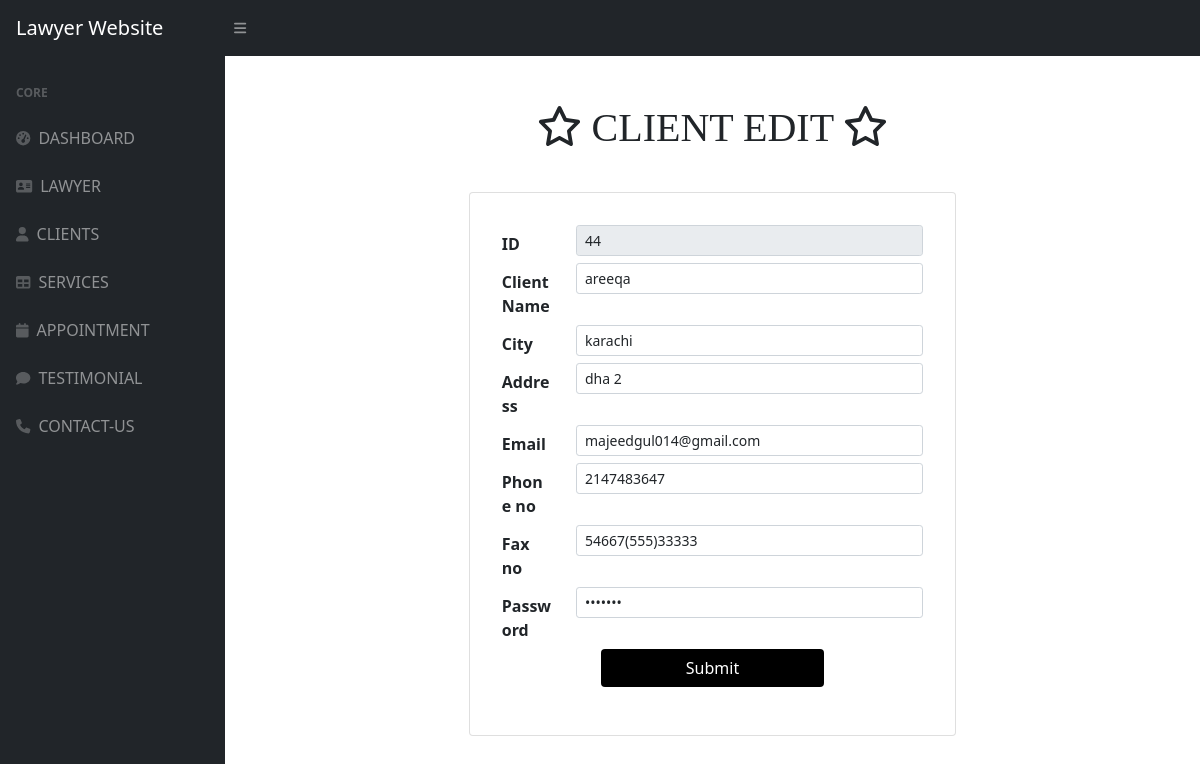
The app's page /admin/clientedit.php?id=44 with its own data.
### tables this page shows
CREATE TABLE `client` (
  `id` int(30) NOT NULL,
  `client` varchar(66) NOT NULL,
  `city` varchar(66) NOT NULL,
  `address` varchar(66) NOT NULL,
  `email` varchar(66) NOT NULL,
  `phone` int(55) NOT NULL,
  `fax` varchar(66) NOT NULL,
  `password` varchar(77) NOT NULL
);

### admin/clientedit.php (the view, shortened to what this page needs)
<?php
 $conn = mysqli_connect("localhost","root","","law");
 $id = $_GET['id'];
 $row = mysqli_fetch_assoc(mysqli_query($conn,"select * from client where id='$id'"));
?>
<!DOCTYPE php>
<php lang="en">
    <head>
        <link href="https://cdn.jsdelivr.net/npm/simple-datatables@latest/dist/style.css" rel="stylesheet" />
        <link href="css/styles.css" rel="stylesheet" />
    </head>
    <body class="sb-nav-fixed">
        <nav class="sb-topnav navbar navbar-expand navbar-dark bg-dark">
            <a class="navbar-brand ps-3" href="dashboard.php">Lawyer Website</a>
            <button class="btn btn-link btn-sm order-1 order-lg-0 me-4 me-lg-0" id="sidebarToggle" href="#!"><i class="fas fa-bars"></i></button>
        </nav>
        <div id="layoutSidenav">
        <div id="layoutSidenav_nav">
                <nav class="sb-sidenav accordion sb-sidenav-dark" id="sidenavAccordion">
                    <div class="sb-sidenav-menu">
                        <div class="nav">
                            <div class="sb-sidenav-menu-heading">Core</div>
                            <a class="nav-link" href="dashboard.php">
                                <div class="sb-nav-link-icon"><i class="fas fa-tachometer-alt"></i></div>
                                DASHBOARD
                            </a>
                            <a class="nav-link" href="lawyer.php">
                                <div class="sb-nav-link-icon"><i class="fas fa-vcard"></i></div>
                               LAWYER
                            </a>
                            <a class="nav-link" href="client.php">
                                <div class="sb-nav-link-icon"><i class="fas fa-user"></i></div>
                               CLIENTS
                            </a>
                            <a class="nav-link" href="service.php">
                                <div class="sb-nav-link-icon"><i class="fas fa-table"></i></div>
                               SERVICES
                            <a class="nav-link" href="appointment.php">
                                <div class="sb-nav-link-icon"><i class="fas fa-calendar"></i></div>
                                APPOINTMENT
                            </a>
                            <a class="nav-link" href="testimonial.php">
                                <div class="sb-nav-link-icon"><i class="fas fa-comment"></i></div>
                                TESTIMONIAL
                            </a>
                            <a class="nav-link" href="contact.php">
                                <div class="sb-nav-link-icon"><i class="fas fa-phone"></i></div>
                                CONTACT-US
                            </a>
                        </div>
                    </div>
                </nav>
            </div>
            <div id="layoutSidenav_content">
                <main>
                <div class="container-fluid px-4">
                <h1 class="mt-4 heading"><span><i class="fa-regular fa-star"></i></span> CLIENT EDIT <span><i class="fa-regular fa-star"></i></span></h1>
             </div>
            <div class="card mb-4 card-form">
                <div class="card-body">
                <form action="clientupdate.php" method="POST">
            <div class="form-group row">
            <label for="colFormLabel" class="col-sm-2 col-form-label col-form-label">ID</label>
                <div class="col-sm-10">
                    <input type="numbers" readonly value="<?= $row['id'] ?>"  class="form-control form-control-sm" id="colFormLabel" placeholder=" Enter your Name" name="id">
                </div>
                <label for="colFormLabel" class="col-sm-2 col-form-label col-form-label">Client Name</label>
                <div class="col-sm-10">
                    <input type="text"  value="<?= $row['client'] ?>"  class="form-control form-control-sm" id="colFormLabel" placeholder=" Enter your Name" name="client">
                </div>
                <label for="colFormLabel" class="col-sm-2 col-form-label col-form-label">City</label>
                <div class="col-sm-10">
                    <input type="text"  value="<?= $row['city'] ?>" class="form-control form-control-sm" id="colFormLabel" placeholder=" Enter your city" name="city">
                </div>
                <label for="colFormLabel" class="col-sm-2 col-form-label col-form-label">Address</label>
                <div class="col-sm-10">
                    <input type="text"  value="<?= $row['address'] ?>" class="form-control form-control-sm" id="colFormLabel" placeholder=" Enter your address" name="address">
                </div>
                <label for="colFormLabel" class="col-sm-2 col-form-label col-form-label">Email</label>
                <div class="col-sm-10">
                    <input type="email"  value="<?= $row['email'] ?>" class="form-control form-control-sm" id="colFormLabel" placeholder=" Enter your email" name="email">
                </div>
                <label for="colFormLabel" class="col-sm-2 col-form-label col-form-label">Phone no</label>
                <div class="col-sm-10">
                    <input type="numbers"  value="<?= $row['phone'] ?>" class="form-control form-control-sm" id="colFormLabel" placeholder=" Enter your phone no" name="phone">
                </div>
                <label for="colFormLabel" class="col-sm-2 col-form-label col-form-label">Fax no</label>
                <div class="col-sm-10">
                    <input type="numbers"  value="<?= $row['fax'] ?>" class="form-control form-control-sm" id="colFormLabel" placeholder=" Enter your fax no" name="fax">
                </div>
                <label for="colFormLabel" class="col-sm-2 col-form-label col-form-label">Password</label>
                <div class="col-sm-10">
                    <input type="password"  value="<?= $row['password'] ?>" class="form-control form-control-sm" id="colFormLabel" placeholder=" Enter your password" name="password">
                </div>
                <br><br>
                <input type="submit" class="btn btn22">
            </div>
        </form>
                </div>
            </div>
        </div>
   </div>
    </body>
</php>

### admin/clientedit.php (style rules this page uses)
.heading { text-align:center; font-family:fantasy; src: url(sansation_bold.woff); margin-bottom:40px; }
.btn22 { background-color:black; width:50%; margin:auto; color:white; }

### records on screen
client: id "44", client "areeqa", city "karachi", address "dha 2", email "majeedgul014@gmail.com", phone "2147483647", fax "54667(555)33333"
